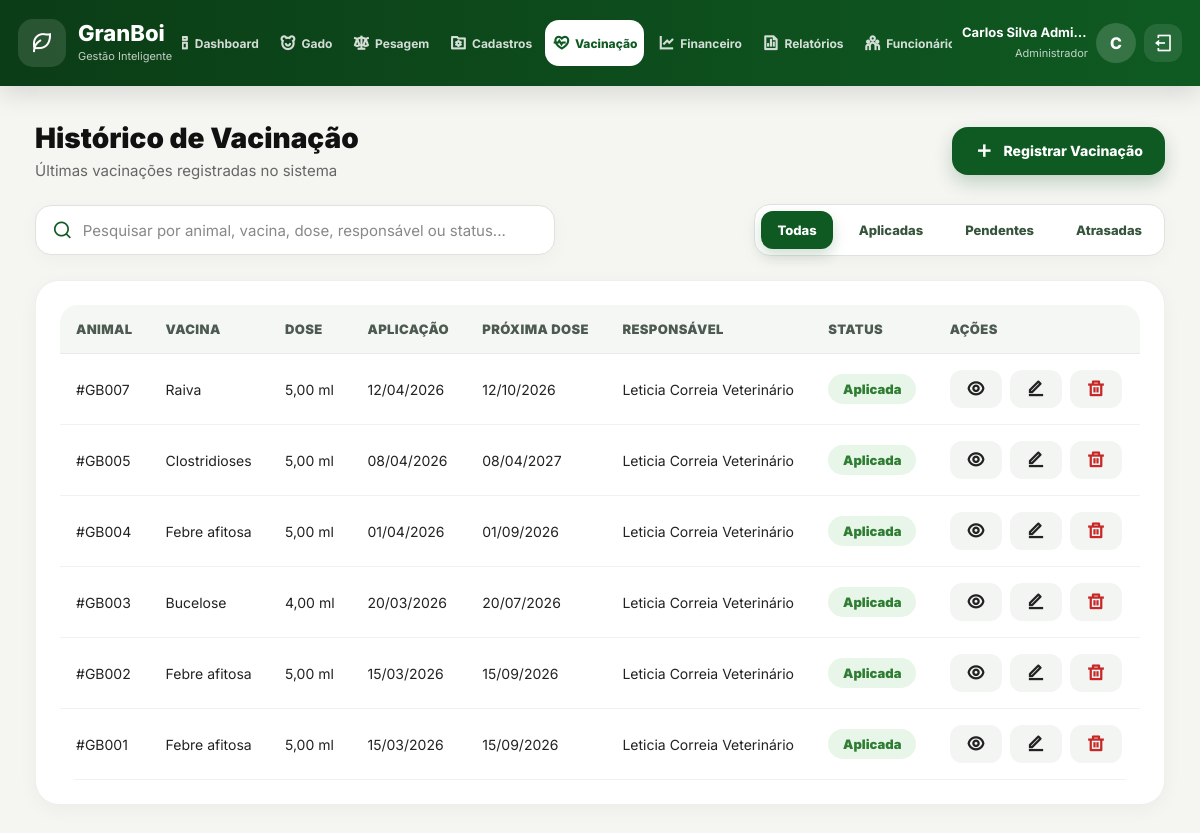
/GranBoi/vacinas (signed in), run on the app's committed database.
### tables this page shows
CREATE TABLE `historico_sanitario` (
  `id` BIGINT(20) NOT NULL AUTO_INCREMENT,
  `animal_id` BIGINT(20) DEFAULT NULL,
  `vacina_id` BIGINT(20) DEFAULT NULL,
  `data_aplicacao` DATE NOT NULL,
  `dose` DECIMAL(10,3) DEFAULT NULL,
  `proxima_dose` DATE DEFAULT NULL,
  `preco_custo_sanitario` DECIMAL(13,2) DEFAULT 0.00 COMMENT 'Preço de custo',
  `pessoa_id_veterinario` BIGINT(20) NOT NULL COMMENT 'ID da Pessoa com Papel de VETERINÁRIO',
  PRIMARY KEY (`id`),
  KEY `fk_sanitario_animal` (`animal_id`),
  KEY `fk_sanitario_vacina` (`vacina_id`),
  KEY `fk_historico_sanitario_pessoa1_idx` (`pessoa_id_veterinario`),
  CONSTRAINT `fk_sanitario_animal` FOREIGN KEY (`animal_id`) REFERENCES `animal` (`id`),
  CONSTRAINT `fk_sanitario_vacina` FOREIGN KEY (`vacina_id`) REFERENCES `vacina` (`id`),
  CONSTRAINT `fk_historico_sanitario_pessoa1` FOREIGN KEY (`pessoa_id_veterinario`) REFERENCES `pessoa` (`id`) ON DELETE NO ACTION ON UPDATE NO ACTION
);

CREATE TABLE `animal` (
  `id` BIGINT(20) NOT NULL AUTO_INCREMENT,
  `brinco_identificador` VARCHAR(20) NOT NULL,
  `raca_id` INT(11) DEFAULT NULL,
  `lote_id` INT(11) DEFAULT NULL,
  `data_nascimento` DATE DEFAULT NULL,
  `sexo` ENUM('M','F') DEFAULT NULL,
  `peso_entrada` DECIMAL(10,2) DEFAULT NULL,
  `chip` VARCHAR(100) DEFAULT NULL COMMENT 'CODIGO DO CHIP IMPLANTADO NO ANIMAL (=0 para ausente)',
  `peso_saida` DOUBLE(13,3) DEFAULT 0.000 COMMENT 'Peso na saida (ou venda) do animal.',
  `valor_venda` DECIMAL(13,2) DEFAULT 0.00 COMMENT 'Valor da venda do animal.',
  `status` VARCHAR(20) DEFAULT 'Ativo',
  PRIMARY KEY (`id`),
  UNIQUE KEY `brinco_UNIQUE` (`brinco_identificador`),
  KEY `fk_animal_raca` (`raca_id`),
  KEY `fk_animal_lote` (`lote_id`),
  CONSTRAINT `fk_animal_raca` FOREIGN KEY (`raca_id`) REFERENCES `raca` (`id`),
  CONSTRAINT `fk_animal_lote` FOREIGN KEY (`lote_id`) REFERENCES `lote` (`id`)
);

CREATE TABLE `vacina` (
  `id` BIGINT(20) NOT NULL AUTO_INCREMENT,
  `nome` VARCHAR(100) NOT NULL,
  `preco_vacina` DECIMAL(13,2) DEFAULT 0.00,
  `periodo_carencia_dias` INT(11) DEFAULT 0,
  PRIMARY KEY (`id`)
);

CREATE TABLE `pessoa` (
  `id` BIGINT(20) NOT NULL AUTO_INCREMENT,
  `nome_completo` VARCHAR(150) NOT NULL,
  `nome_social` VARCHAR(50) DEFAULT NULL,
  `cpf` CHAR(11) DEFAULT NULL COMMENT '11122233344 (Sempre 11 dígitos)',
  `telefone_movel` VARCHAR(15) DEFAULT NULL COMMENT '5511988887777 (Com DDI e DDD)',
  `email` VARCHAR(50) DEFAULT NULL,
  `usuario_id` BIGINT(20) NOT NULL,
  PRIMARY KEY (`id`),
  KEY `fk_pessoa_usuario1_idx` (`usuario_id`),
  CONSTRAINT `fk_pessoa_usuario1` FOREIGN KEY (`usuario_id`) REFERENCES `usuario` (`id`) ON DELETE NO ACTION ON UPDATE NO ACTION
);

### app/controllers/Controller.php (called while the page is built, shortened)
<?php
class Controller
{
    protected function render($view, $dados = [])
    {
        $viewPath = ROOT_PATH . "/app/views/{$view}.php";
        extract($dados);
        require_once ROOT_PATH . "/app/layout/cabecalho.php";
        require_once $viewPath;
        require_once ROOT_PATH . "/app/layout/rodape.php";
    }
}

### app/controllers/VacinaController.php (called while the page is built, shortened)
<?php
class VacinaController extends Controller
{
    public function listar()
    {
        $vacinacaoModel = $this->model('Vacinacao');
        $animalModel = $this->model('Animal');
        $this->render('vacinas/vacinas', [
            'titulo' => 'GranBoi - Vacinação',
            'pageCss' => [
                '/public/assets/css/components/modal.css',
                '/public/assets/css/components/vacinacao/vacinacaoModal.css',
                '/public/assets/css/pages/vacinas/vacinas.css'
            ],
            'pageJs' => [
                '/public/assets/js/validations/vacinacao/vacinacaoValidation.js',
                '/public/assets/js/modals/vacinacao/cadastrarVacinacaoModal.js',
                '/public/assets/js/pages/vacinas/vacinasPage.js'
            ],
            'vacinacoes' => $vacinacaoModel->listarTodas(),
            'animais' => $animalModel->listarTodos()
        ]);
    }
}

### app/routes/web.php (called while the page is built, shortened)
<?php
$url = parse_url($_SERVER['REQUEST_URI'], PHP_URL_PATH);
$basePath = parse_url(BASE_URL, PHP_URL_PATH);
$url = str_replace($basePath, '', $url);
$route = $routes[$url];
$method = $route['method'];
require_once ROOT_PATH . '/app/controllers/Controller.php';
$controllerInstance = new $controller();
$controllerInstance->$method();

### index.php (called while the page is built, shortened)
<?php
require_once ROOT_PATH . '/app/routes/web.php';

### app/models/Vacinacao.php (called while the page is built, shortened)
<?php
class Vacinacao
{
    private $db;
    public function __construct()
    {
        $this->db = Conexao::conectar();
    }
    public function listarTodas()
    {
        $sql = "
            SELECT
                historico_sanitario.id,
                historico_sanitario.animal_id,
                historico_sanitario.vacina_id,
                historico_sanitario.data_aplicacao,
                historico_sanitario.dose AS quantidade,
                historico_sanitario.proxima_dose,
                historico_sanitario.preco_custo_sanitario,
                vacina.nome AS vacina,
                animal.brinco_identificador,
                animal.status AS status_animal,
                raca.nome_raca AS raca,
                pessoa.nome_completo AS responsavel,
                CASE
                    WHEN historico_sanitario.proxima_dose IS NULL THEN 'aplicada'
                    WHEN historico_sanitario.proxima_dose < CURDATE() THEN 'atrasada'
                    WHEN historico_sanitario.proxima_dose = CURDATE() THEN 'pendente'
                    ELSE 'aplicada'
                END AS status
            FROM historico_sanitario
            INNER JOIN animal
                ON animal.id = historico_sanitario.animal_id
            LEFT JOIN raca
                ON raca.id = animal.raca_id
            INNER JOIN vacina
                ON vacina.id = historico_sanitario.vacina_id
            INNER JOIN pessoa
                ON pessoa.id = historico_sanitario.pessoa_id_veterinario
            WHERE LOWER(animal.status) != 'excluido'
            ORDER BY
                historico_sanitario.data_aplicacao DESC,
                historico_sanitario.id DESC
        ";
        return $this->db->query($sql)->fetchAll(PDO::FETCH_ASSOC);
    }
}

### app/views/vacinas/vacinas.php (the view, shortened to what this page needs)
<main class="main-content">
  <section class="vacinacao-page-actions">
    <div>
      <h2>Histórico de Vacinação</h2>
      <p>Últimas vacinações registradas no sistema</p>
    </div>
    <button
      type="button"
      class="vacinacao-create-btn"
      id="abrirModalCadastrarVacinacao"
    >
      <i class="ri-add-line"></i>
      <span>Registrar Vacinação</span>
    </button>
  </section>
  <section class="vacinacao-filtros-container">
    <div class="vacinacao-search-box">
      <i class="ri-search-line"></i>
      <input
        type="text"
        id="pesquisaVacinacao"
        placeholder="Pesquisar por animal, vacina, dose, responsável ou status..."
        autocomplete="off"
      >
    </div>
    <div class="vacinacao-status-filters">
      <button type="button" class="vacinacao-filter-btn active" data-status-filter="todos">
        Todas
      </button>
      <button type="button" class="vacinacao-filter-btn" data-status-filter="aplicada">
        Aplicadas
      </button>
      <button type="button" class="vacinacao-filter-btn" data-status-filter="pendente">
        Pendentes
      </button>
      <button type="button" class="vacinacao-filter-btn" data-status-filter="atrasada">
        Atrasadas
      </button>
    </div>
  </section>
  <section class="vacinacao-table-container">
    <table class="vacinacao-table">
      <thead>
        <tr>
          <th>Animal</th>
          <th>Vacina</th>
          <th>Dose</th>
          <th>Aplicação</th>
          <th>Próxima Dose</th>
          <th>Responsável</th>
          <th>Status</th>
          <th>Ações</th>
        </tr>
      </thead>
      <tbody id="tabelaVacinacaoBody">
        <?php if (!empty($vacinacoes)): ?>
          <?php foreach ($vacinacoes as $vacinacao): ?>
            <tr
              class="vacinacao-row"
              data-status="<?= htmlspecialchars($vacinacao['status']) ?>"
            >
              <td>
                #<?= htmlspecialchars($vacinacao['brinco_identificador']) ?>
              </td>
              <td>
                <?= htmlspecialchars($vacinacao['vacina']) ?>
              </td>
              <td>
                <?= !empty($vacinacao['quantidade']) ? number_format((float) $vacinacao['quantidade'], 2, ',', '.') . ' ml' : '-' ?>
              </td>
              <td>
                <?= date('d/m/Y', strtotime($vacinacao['data_aplicacao'])) ?>
              </td>
              <td>
                <?= !empty($vacinacao['proxima_dose']) ? date('d/m/Y', strtotime($vacinacao['proxima_dose'])) : '-' ?>
              </td>
              <td>
                <?= htmlspecialchars($vacinacao['responsavel'] ?? '-') ?>
              </td>
              <td>
                <span class="vacinacao-status vacinacao-status-<?= htmlspecialchars($vacinacao['status']) ?>">
                  <?= ucfirst(htmlspecialchars($vacinacao['status'])) ?>
                </span>
              </td>
              <td>
                <div class="vacinacao-actions">
                  <button
                    type="button"
                    class="action-btn visualizar-vacinacao-btn"
                    title="Visualizar vacinação"
                    data-animal="<?= htmlspecialchars($vacinacao['brinco_identificador']) ?>"
                    data-vacina="<?= htmlspecialchars($vacinacao['vacina']) ?>"
                    data-dose="<?= !empty($vacinacao['quantidade']) ? number_format((float) $vacinacao['quantidade'], 2, ',', '.') . ' ml' : '-' ?>"
                    data-aplicacao="<?= date('d/m/Y', strtotime($vacinacao['data_aplicacao'])) ?>"
                    data-proxima-dose="<?= !empty($vacinacao['proxima_dose']) ? date('d/m/Y', strtotime($vacinacao['proxima_dose'])) : '-' ?>"
                    data-responsavel="<?= htmlspecialchars($vacinacao['responsavel'] ?? '-') ?>"
                    data-status="<?= ucfirst(htmlspecialchars($vacinacao['status'])) ?>"
                  >
                    <i class="ri-eye-line"></i>
                  </button>
                  <button
                    type="button"
                    class="action-btn editar-vacinacao-btn"
                    title="Editar vacinação"
                    data-id="<?= htmlspecialchars($vacinacao['id']) ?>"
                    data-animal-id="<?= htmlspecialchars($vacinacao['animal_id']) ?>"
                    data-vacina="<?= htmlspecialchars($vacinacao['vacina']) ?>"
                    data-quantidade="<?= htmlspecialchars($vacinacao['quantidade']) ?>"
                    data-data-aplicacao="<?= htmlspecialchars($vacinacao['data_aplicacao']) ?>"
                    data-proxima-dose="<?= htmlspecialchars($vacinacao['proxima_dose'] ?? '') ?>"
                  >
                    <i class="ri-edit-line"></i>
                  </button>
                  <button
                    type="button"
                    class="action-btn danger excluir-vacinacao-btn"
                    title="Excluir vacinação"
                    data-id="<?= htmlspecialchars($vacinacao['id']) ?>"
                    data-animal="<?= htmlspecialchars($vacinacao['brinco_identificador']) ?>"
                    data-vacina="<?= htmlspecialchars($vacinacao['vacina']) ?>"
                  >
                    <i class="ri-delete-bin-line"></i>
                  </button>
                </div>
              </td>
            </tr>
          <?php endforeach; ?>
        <?php endif; ?>
      </tbody>
    </table>
  </section>
</main>

### public/assets/css/global/style.css (style rules this page uses)
* { margin: 0; padding: 0; box-sizing: border-box; }
html, body { width: 100%; max-width: 100%; overflow-x: hidden; }
body { font-family: 'Inter', sans-serif; background: #f5f5f2; color: #111; min-height: 100vh; }
button, input, select, textarea { font-family: inherit; }
.main-content { width: 100%; max-width: 1400px; margin: 0 auto; padding: 35px; overflow-x: hidden; }
table { width: 100%; border-collapse: collapse; }
thead { background: #f4f4f4; }
th { text-align: left; padding: 16px; font-size: 14px; color: #555; white-space: nowrap; }
td { padding: 18px 16px; border-bottom: 1px solid #eee; font-size: 15px; white-space: nowrap; }
.save-btn, .action-btn { height: 54px; padding: 0 26px; border: none; border-radius: 16px; background: #0f5a22; color: white; font-weight: 700; cursor: pointer; transition: 0.3s; }
@media (max-width: 1450px) { .main-content { max-width: 1280px; } }

### public/assets/css/pages/vacinas/vacinas.css (style rules this page uses)
.vacinacao-page-actions { display: flex; align-items: center; justify-content: space-between; gap: 16px; margin-bottom: 24px; }
.vacinacao-page-actions h2 { font-size: 28px; font-weight: 900; color: #111; margin-bottom: 6px; }
.vacinacao-page-actions p { color: #666; font-size: 15px; }
.vacinacao-create-btn { min-height: 48px; padding: 0 22px; border: none; border-radius: 16px; background: #0f5a22; color: #fff; display: inline-flex; align-items: center; justify-content: center; gap: 9px; font-family: inherit; font-size: 14px; font-weight: 800; cursor: pointer; box-shadow: 0 8px 18px rgba(15, 90, 34, 0.22); transition: 0.25s; white-space: nowrap; }
.vacinacao-create-btn i { font-size: 20px; }
.vacinacao-filtros-container { display: flex; align-items: center; justify-content: space-between; gap: 16px; margin-bottom: 24px; flex-wrap: wrap; }
.vacinacao-search-box { width: 100%; max-width: 520px; height: 50px; background: #ffffff; border: 1px solid #dde3dd; border-radius: 16px; display: flex; align-items: center; gap: 10px; padding: 0 16px; box-shadow: 0 5px 20px rgba(0, 0, 0, 0.03); transition: 0.25s; }
.vacinacao-search-box i { color: #0f5a22; font-size: 20px; flex-shrink: 0; }
.vacinacao-search-box input { width: 100%; height: 100%; border: none; outline: none; background: transparent; color: #222; font-size: 15px; font-family: inherit; }
.vacinacao-search-box input::placeholder { color: #888; }
.vacinacao-status-filters { display: flex; align-items: center; gap: 10px; background: #ffffff; border: 1px solid #dde3dd; border-radius: 16px; padding: 6px; box-shadow: 0 5px 20px rgba(0, 0, 0, 0.03); flex-wrap: wrap; }
.vacinacao-filter-btn { min-height: 38px; padding: 0 16px; border: none; border-radius: 12px; background: transparent; color: #35543b; font-family: inherit; font-size: 13px; font-weight: 800; cursor: pointer; transition: 0.25s; white-space: nowrap; }
.vacinacao-filter-btn.active { background: #0f5a22; color: #ffffff; box-shadow: 0 6px 14px rgba(15, 90, 34, 0.20); }
.vacinacao-table-container { background: #fff; border-radius: 24px; padding: 24px; box-shadow: 0 5px 20px rgba(0, 0, 0, 0.04); border: 1px solid #eef0ee; overflow-x: auto; }
.vacinacao-table { width: 100%; border-collapse: separate; border-spacing: 0; overflow: hidden; border-radius: 18px; }
.vacinacao-table thead { background: #f4f7f4; }
.vacinacao-table th { text-align: left; padding: 16px; font-size: 13px; color: #4d5a50; font-weight: 900; text-transform: uppercase; letter-spacing: 0.03em; border-bottom: 1px solid #e8ece8; white-space: nowrap; }
.vacinacao-table td { padding: 16px; border-bottom: 1px solid #f0f1f0; font-size: 14px; color: #222; vertical-align: middle; white-space: nowrap; }
.vacinacao-status { display: inline-flex; align-items: center; justify-content: center; min-width: 88px; padding: 7px 13px; border-radius: 999px; font-size: 13px; font-weight: 900; text-transform: capitalize; }
.vacinacao-status-aplicada { background: #e8f5e9; color: #2e7d32; }
.vacinacao-actions { display: flex; align-items: center; gap: 8px; flex-wrap: nowrap; }
.vacinacao-actions .action-btn { width: 38px; height: 38px; border-radius: 12px; background: #f3f5f3; color: #222; text-decoration: none; border: none; outline: none; cursor: pointer; display: inline-flex; align-items: center; justify-content: center; transition: 0.25s; flex-shrink: 0; }
.vacinacao-actions .action-btn i { font-size: 18px; }
.vacinacao-actions .action-btn.danger { color: #c62828; }

### data on the page
historico_sanitario: animal.brinco_identificador "GB007", vacina.nome "Raiva", dose "5,00", data_aplicacao "12/04/2026", proxima_dose "12/10/2026", pessoa_id_veterinario.nome_completo "Leticia Correia Veterinário", status "Aplicada"
historico_sanitario: animal.brinco_identificador "GB005", vacina.nome "Clostridioses", dose "5,00", data_aplicacao "08/04/2026", proxima_dose "08/04/2027", pessoa_id_veterinario.nome_completo "Leticia Correia Veterinário", status "Aplicada"
historico_sanitario: animal.brinco_identificador "GB004", vacina.nome "Febre afitosa", dose "5,00", data_aplicacao "01/04/2026", proxima_dose "01/09/2026", pessoa_id_veterinario.nome_completo "Leticia Correia Veterinário", status "Aplicada"
historico_sanitario: animal.brinco_identificador "GB003", vacina.nome "Bucelose", dose "4,00", data_aplicacao "20/03/2026", proxima_dose "20/07/2026", pessoa_id_veterinario.nome_completo "Leticia Correia Veterinário", status "Aplicada"
historico_sanitario: animal.brinco_identificador "GB002", vacina.nome "Febre afitosa", dose "5,00", data_aplicacao "15/03/2026", proxima_dose "15/09/2026", pessoa_id_veterinario.nome_completo "Leticia Correia Veterinário", status "Aplicada"
historico_sanitario: animal.brinco_identificador "GB001", vacina.nome "Febre afitosa", dose "5,00", data_aplicacao "15/03/2026", proxima_dose "15/09/2026", pessoa_id_veterinario.nome_completo "Leticia Correia Veterinário", status "Aplicada"

### other printed values
$_SESSION['usuario']['nome'] "Carlos Silva Admi…"
$_SESSION['usuario']['papel_nome'] "Administrador"
substr($_SESSION['usuario']['nome'] ?? 'U', 0, 1) "C"
